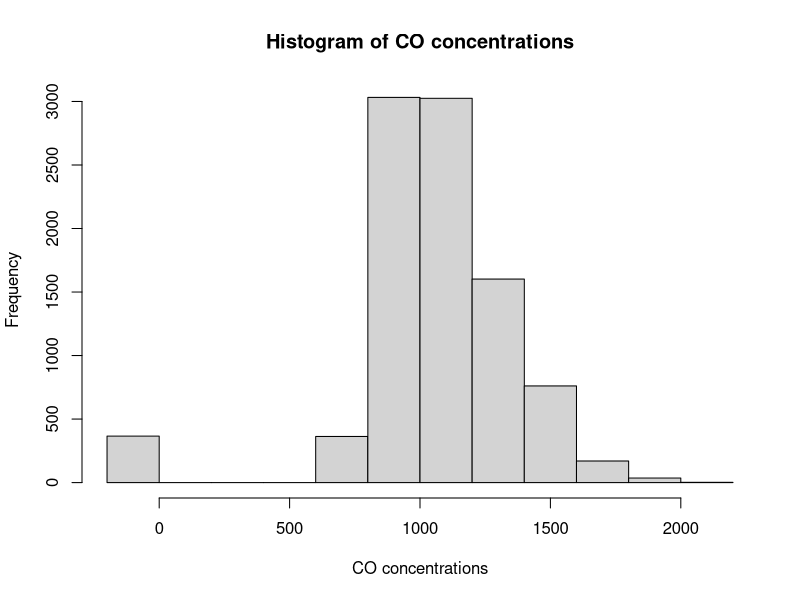
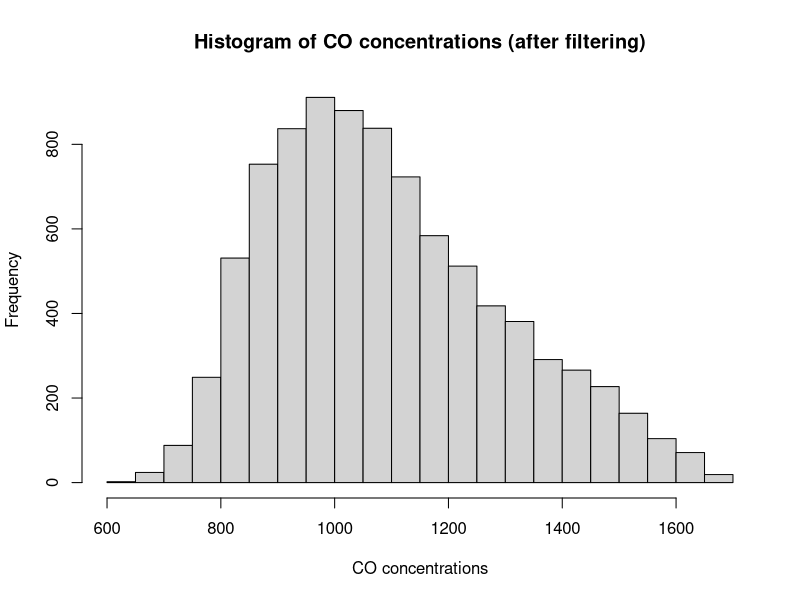
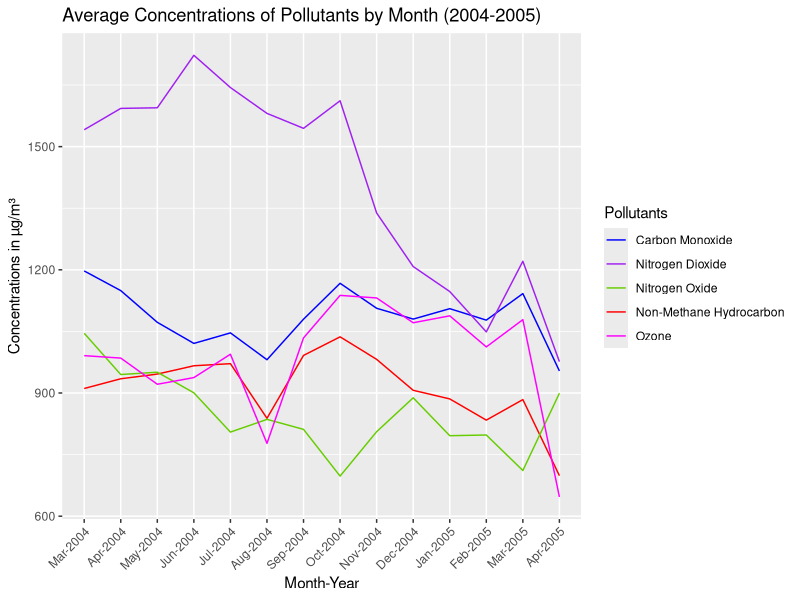
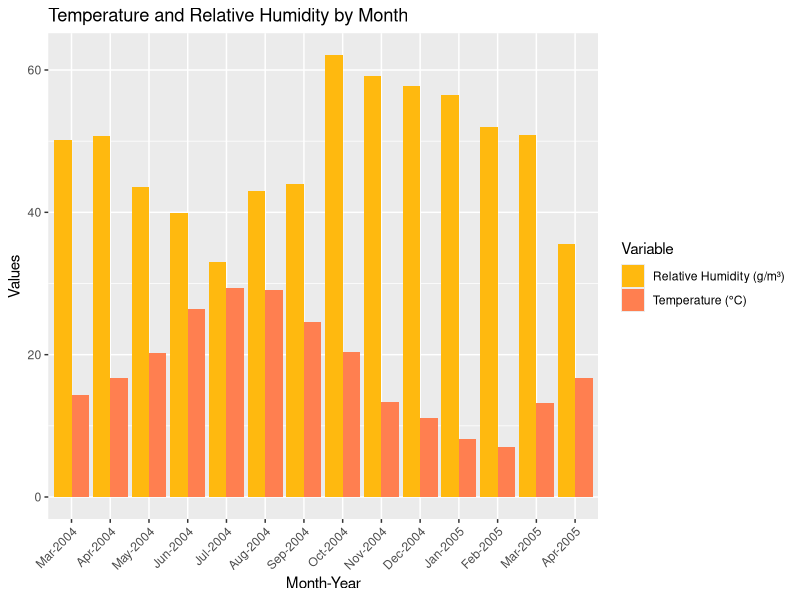

Source code (R) for these figures, in order:
## ---- chunk 1
library(readxl)
library(ggplot2)
library(lubridate)
library(tidyverse)
library(dplyr)
## ---- chunk 2
#| code-fold: true
air <- read_excel("AirQualityUCI.xls")
head(air)
## ---- chunk 3
#| code-fold: true
air <- air %>% 
  rename(
    CO = `CO(GT)`,
    S_CO = `PT08.S1(CO)`,
    NMHC = `NMHC(GT)`,
    S_NMHC = `PT08.S2(NMHC)`,
    C6H6 = `C6H6(GT)`,
    NOx = `NOx(GT)`,
    S_NOx = `PT08.S3(NOx)`,
    NO2 = `NO2(GT)`,
    S_NO2 = `PT08.S4(NO2)`,
    S_O3 = `PT08.S5(O3)`
  )
## ---- chunk 4
#| code-fold: true
#Summarize dataset (excluding Date and Time columns)
summary(air[, -c(1, 2)])
## ---- chunk 5
#| code-fold: true
# Histogram for S_CO 
hist(air$S_CO,
     main = "Histogram of CO concentrations",
     xlab = "CO concentrations")
## ---- chunk 6
#| code-fold: true
# Calculate IQR
Q1 <- quantile(air$S_CO, 0.25, na.rm = TRUE)
Q3 <- quantile(air$S_CO, 0.75, na.rm = TRUE)
IQR <- Q3 - Q1

# Define outlier bounds
lower_bound <- Q1 - 1.5 * IQR
upper_bound <- Q3 + 1.5 * IQR

# Filter rows to remove outliers
air_filtered <- air[air$S_CO >= lower_bound & air$S_CO <= upper_bound, ]
## ---- chunk 7
#| code-fold: true
hist(air_filtered$S_CO,
     main = "Histogram of CO concentrations (after filtering)",
     xlab = "CO concentrations")
## ---- chunk 8
#| code-fold: true
# Reassign original dataset with filtered dataset
air <- air_filtered

# Convert 'Date' column to y-m-d format
air$Date <- ymd(air$Date)

# Create numerical Month and Year columns
air <- air %>%
  mutate(
    Month = month(Date, label = TRUE), # Extracts month as a numeric value (1-12)
    Year = year(Date)    # Extracts year
  )

# Group by Year and Month for summarization
airM <- air %>%
  group_by(Year, Month) %>%
  summarize(across(where(is.numeric), 
                   ~mean(., na.rm = TRUE)),
            .groups = "drop")

head(airM, 5)
## ---- chunk 9
#| code-fold: true
# Plot monthly Concentrations
airM %>%
  # Use interaction to combine Month and Year
  ggplot(aes(x = interaction(Month, Year, sep = "-"))) +
  # Add points and lines for different pollutants
  geom_line(aes(y = S_CO, color = "Carbon Monoxide", group = 1)) +
  geom_line(aes(y = S_NMHC, color = "Non-Methane Hydrocarbon", group = 2)) +
  geom_line(aes(y = S_NOx, color = "Nitrogen Oxide", group = 3)) +
  geom_line(aes(y = S_NO2, color = "Nitrogen Dioxide", group = 3)) +
  geom_line(aes(y = S_O3, color = "Ozone", group = 3)) +
  labs(
    title = "Average Concentrations of Pollutants by Month (2004-2005)",
    x = "Month-Year",
    y = "Concentrations in µg/m³"
  ) +
  scale_color_manual(
    values = c("Carbon Monoxide" = "blue", 
               "Non-Methane Hydrocarbon" = "red", 
               "Nitrogen Oxide" = "chartreuse3",
               "Nitrogen Dioxide" = "purple",
               "Ozone" = "magenta"),
    name = "Pollutants"
  ) +
  theme(axis.text.x = element_text(angle = 45, hjust = 1))  # Rotate x-axis labels
## ---- chunk 10
#| code-fold: true
airM %>%
  pivot_longer(
    cols = c(RH, T), 
    names_to = "Variable", 
    values_to = "Value"
  ) %>%
  ggplot(aes(x = interaction(Month, Year, sep = "-"), y = Value, fill = Variable)) +
  geom_col(position = "dodge") +
  labs(
    title = "Temperature and Relative Humidity by Month",
    x = "Month-Year",
    y = "Values",
    fill = "Variable"
  ) +
  scale_fill_manual(
    values = c("T" = "coral", "RH" = "darkgoldenrod1"),
    labels = c("T" = "Temperature (°C)", "RH" = "Relative Humidity (g/m³)")
  ) +
  theme(axis.text.x = element_text(angle = 45, hjust = 1))
